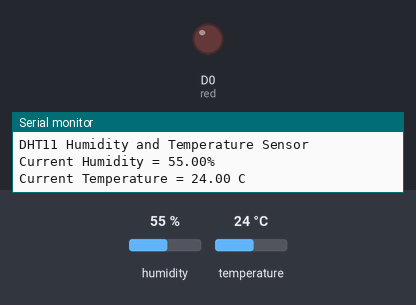
Simulated run of this sketch. Board: ESP8266 (NodeMCU). Shown: output pins drawn as LEDs (lit = HIGH), the last lines printed to the serial monitor. The inputs (shaded band) are chosen by the test bench; at power-on: temperature 24 °C, humidity 55 %. Pins used as bus, display or sensor lines are not drawn.

Above: at 2.7 s.
2.8 s: temperature set to 28 °C
At 5.7 s:
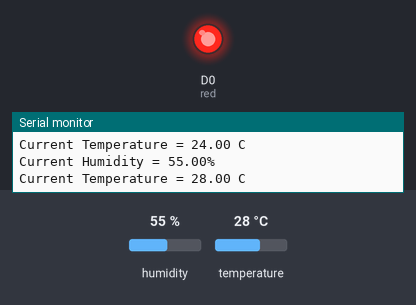
7.1 s: temperature set to 12 °C
At 8.8 s:
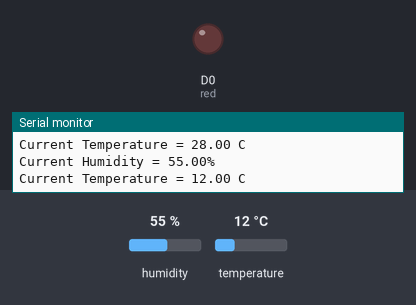
11.4 s: temperature set to 33 °C
At 13.1 s:
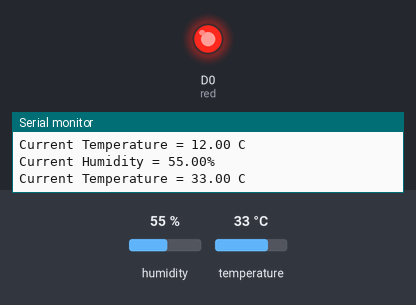
Timing chart, 0 to 14.6 s (numbered marks = the images above; inputs shaded):
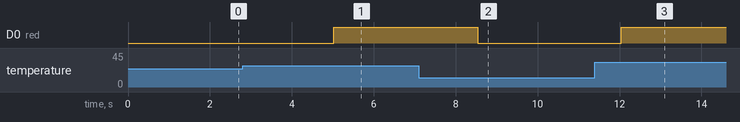

Measured:
- the behaviour switches between 26 and 27 °C on temperature (found by bisection; images 0 and 1)
- after the input at 2.8 s, D0 (red): LOW → HIGH after 2.2 s
- after the input at 7.1 s, D0 (red): HIGH → LOW after 1.4 s
- after the input at 11.4 s, D0 (red): LOW → HIGH after 0.65 s

The sketch:

DHT_sensor.ino
```cpp
#include <DHTesp.h>

#define dht_apin D3
int red= D0;
int blue= D3;

DHTesp dht;
void setup() {
  Serial.begin(9600);
  delay(500);
  Serial.println("DHT11 Humidity and Temperature Sensor");
  delay(1000);
  dht.setup(dht_apin, DHTesp::DHT11);
  pinMode(red,OUTPUT);
  pinMode(blue,OUTPUT);
}

void loop() {
  float hum=dht.getHumidity();
  float temp=dht.getTemperature();
  Serial.print("Current Humidity = ");
  Serial.print(hum);
  Serial.println("%");
  Serial.print("Current Temperature = ");
  Serial.print(temp);
  Serial.println(" C");
  if(hum<60)
  {
    digitalWrite(blue,HIGH);
    delay(1);
  }
  else
  {
    digitalWrite(blue,LOW);
    delay(1);
  }


  if(temp>26)
  {
    digitalWrite(red,HIGH);
  }
  else
  {
    digitalWrite(red,LOW);
  }


  Serial.println();
  delay(3500);
}
```
